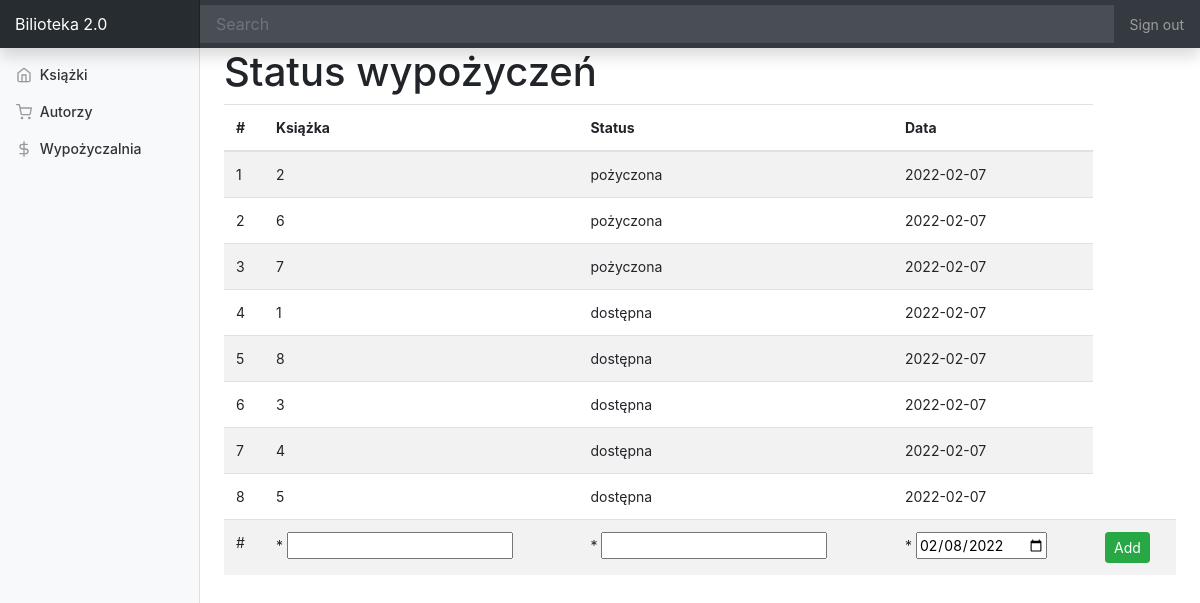
/borrow, run on an earlier commit of the app's database.
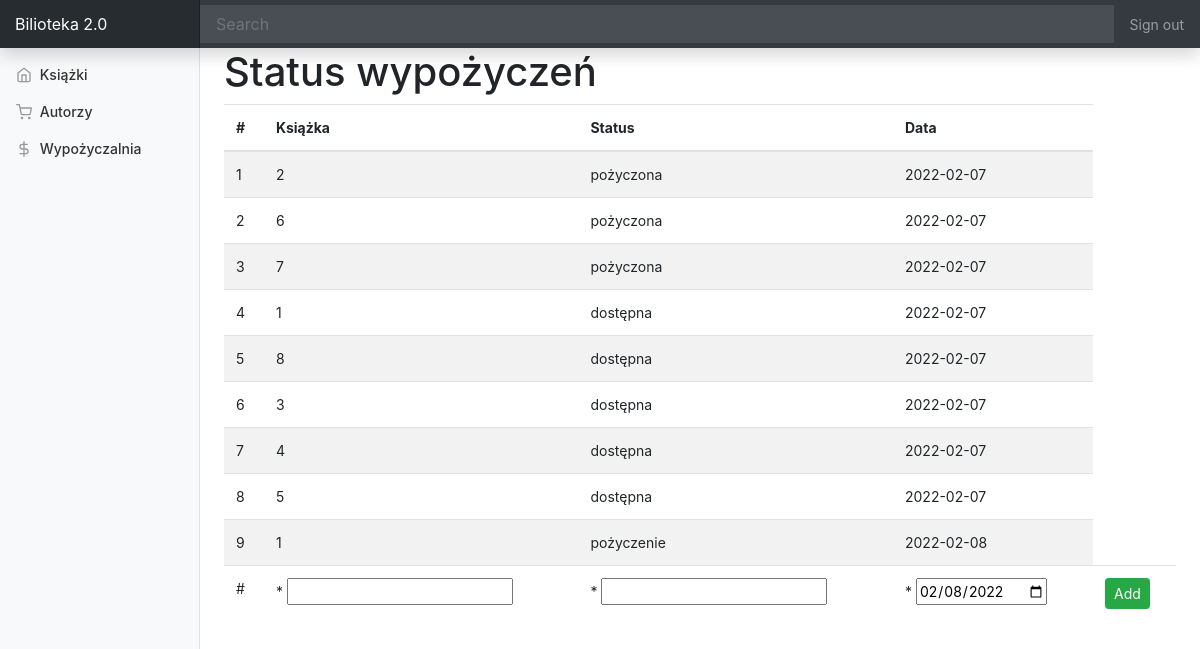
And on a later commit of the database.
### app/models_sqlalchemy.py (models this page shows, shortened)
class Borrow(db.Model):
    id = db.Column(db.Integer, primary_key=True)
    book_id = db.Column(db.Integer, db.ForeignKey("book.id"))
    status = db.Column(db.String(50), index=True, default="pożyczona")
    date = db.Column(db.Date, default=datetime.utcnow)

### app/routes.py (the view)
@app.route("/<table_name>", methods=["GET", "POST"])
def table(table_name):
    models_sqlite.table.create_connection()
    results = models_sqlite.table.get_table(table_name)
    if table_name == "book":
        form = forms.BookForm()
    elif table_name == "author":
        form = forms.AuthorForm()
    elif table_name == "borrow":
        form = forms.BorrowForm()
    if request.method == "POST":
        if form.validate_on_submit():
            models_sqlite.table.create_connection()
            models_sqlite.table.add(table_name,form.data)
    return render_template(f"{table_name}s.html", results=results, form=form)

### app/forms.py
class BorrowForm(FlaskForm):
    book_id = IntegerField("book_id", validators=[DataRequired()])
    status = StringField("series", validators=[DataRequired()])
    date = DateField("date", validators=[DataRequired()], default=datetime.utcnow)

### app/models_sqlite.py (called while the page is built)
    def create_connection(self):
        try:
            self.conn = engine.connect()
        except Error as e:
            print(e)
        return self.conn

    def get_table(self,table_name):
        table = Table(table_name, metadata, autoload=True, autoload_with=engine)
        with self.conn as conn:
            result = conn.execute(table.select()).fetchall()
        return result

### app/templates/borrows.html (shortened to what this page needs)
{% extends "base.html" %}
{% block content %}
<h1>Status wypożyczeń</h1>
<table class="table table-striped">
    <thead>
      <tr>
        <th scope="col">#</th>
        <th scope="col">Książka</th>
        <th scope="col">Status</th>
        <th scope="col">Data</th>
      </tr>
    </thead>
    <tbody>
    {% for result in results %}
      <tr>
        <td>{{ result[0] }}</td>
        <td>{{ result[1] }}</td>
        <td>{{ result[2] }}</td>
        <td>{{ result[3] }}</td>
      </tr>
    {% endfor %}
    <form method="POST" action="/borrow">
      <tr>
        <td>#</th>
        <td>* {{ form.book_id }}</td>
        <td>* {{ form.status }}</td>
        <td>* {{ form.date }}</td>
        <td><button type="submit" class="btn btn-success btn-sm">Add</button></td>
      </tr>
    </form>
    </tbody>
</table>
{% endblock %}

### app/templates/base.html (shortened to what this page needs)
<!doctype html>
<html lang="en">
  <head>
<link rel="stylesheet" href="https://stackpath.bootstrapcdn.com/bootstrap/4.4.1/css/bootstrap.min.css">
    <link rel="stylesheet" href="/static/dashboard.css">
  </head>
  <body>
    <nav class="navbar navbar-dark fixed-top bg-dark flex-md-nowrap p-0 shadow">
  <a class="navbar-brand col-sm-3 col-md-2 mr-0" href="/">Bilioteka 2.0</a>
  <input class="form-control form-control-dark w-100" type="text" placeholder="Search" aria-label="Search">
  <ul class="navbar-nav px-3">
    <li class="nav-item text-nowrap">
      <a class="nav-link" href="#">Sign out</a>
    </li>
  </ul>
</nav>
<div class="container-fluid">
  <div class="row">
    <nav class="col-md-2 d-none d-md-block bg-light sidebar">
      <div class="sidebar-sticky">
        <ul class="nav flex-column">
          <li class="nav-item">
            <a class="nav-link" href="/book">
              <span data-feather="home"></span>
              Książki
            </a>
          </li>
          <li class="nav-item">
            <a class="nav-link" href="/author">
              <span data-feather="shopping-cart"></span>
              Autorzy
            </a>
          </li>
          <li class="nav-item">
            <a class="nav-link" href="/borrow">
              <span data-feather="dollar-sign"></span>
              Wypożyczalnia
            </a>
          </li>
        </ul>
      </div>
    </nav>
    <main role="main" class="col-md-9 ml-sm-auto col-lg-10 px-4">
      {% block content %}
      {% endblock content %}
    </main>
  </div>
</div>
</html>

### app/static/dashboard.css (style rules this page uses)
body { font-size: .875rem; }
.feather { width: 16px; height: 16px; vertical-align: text-bottom; }
.sidebar { position: fixed; top: 0; bottom: 0; left: 0; z-index: 100; padding: 48px 0 0; box-shadow: inset -1px 0 0 rgba(0, 0, 0, .1); }
.sidebar-sticky { position: relative; top: 0; height: calc(100vh - 48px); padding-top: .5rem; overflow-x: hidden; overflow-y: auto; }
.sidebar .nav-link { font-weight: 500; color: #333; }
.sidebar .nav-link .feather { margin-right: 4px; color: #999; }
[role="main"] { padding-top: 133px; }
@media (min-width: 768px) { [role="main"] { padding-top: 48px; } }
.navbar-brand { padding-top: .75rem; padding-bottom: .75rem; font-size: 1rem; background-color: rgba(0, 0, 0, .25); box-shadow: inset -1px 0 0 rgba(0, 0, 0, .25); }
.navbar .form-control { padding: .75rem 1rem; border-width: 0; border-radius: 0; }
.form-control-dark { color: #fff; background-color: rgba(255, 255, 255, .1); border-color: rgba(255, 255, 255, .1); }

What changed in the data, as far as the page shows it:
added Borrow: id "9", book "1", status "pożyczenie", date "2022-02-08"
